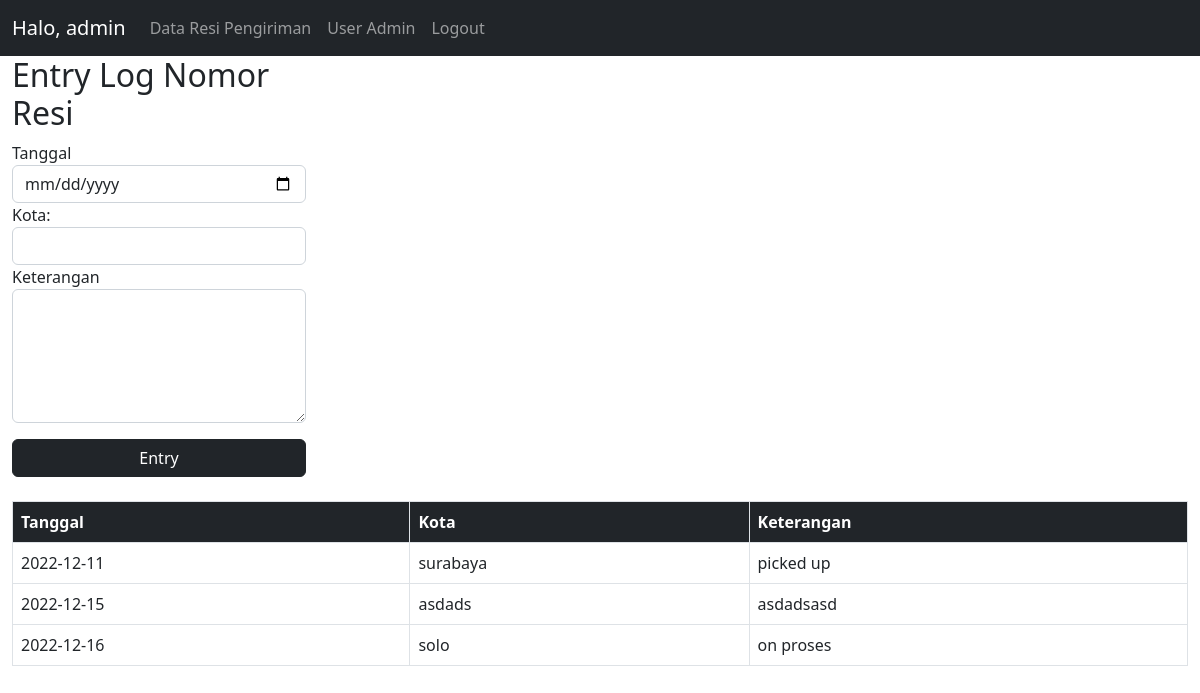
Screenshot of /admin/entryLogPage.php?resi=RS-001 (signed in) with the database file from the repository.
### tables this page shows
CREATE TABLE `detail_pengiriman` (
  `nomor_resi` varchar(10) NOT NULL,
  `tanggal` date NOT NULL,
  `kota` varchar(30) NOT NULL,
  `keterangan` varchar(50) NOT NULL
);

### admin/entryLogPage.php (the view, shortened to what this page needs)
<?php
require("../connect.php");
$username = $_SESSION['username'];
$resi = strtoupper($_GET['resi']);
$stmt = $conn->prepare("SELECT * FROM detail_pengiriman WHERE nomor_resi = '$resi' ORDER BY tanggal");
$stmt->execute();
$result = $stmt->fetchAll(PDO::FETCH_ASSOC);
?>
<!DOCTYPE html>
<html lang="en">
<head>
    <link href="https://cdn.jsdelivr.net/npm/bootstrap@5.2.3/dist/css/bootstrap.min.css" rel="stylesheet">
</head>
<body>
    <nav class="navbar navbar-dark navbar-expand-lg bg-dark">
        <div class="container-fluid">
            <a class="navbar-brand" href="#">Halo, <?= $username; ?></a>
            <div class="collapse navbar-collapse" id="navbarNavAltMarkup">
                <div class="navbar-nav">
                    <a class="nav-link" aria-current="page" href="index.php">Data Resi Pengiriman</a>
                    <a class="nav-link" href="#">User Admin</a>
                    <a class="nav-link" href="logout.php">Logout</a>
                </div>
            </div>
        </div>
    </nav>
    <div class="container-fluid d-flex flex-column">
        <div class="w-25 mb-2">
            <div>
                <h2>Entry Log Nomor Resi</h2>
            </div>
            <form action="" id="entry-log" method="POST">
                <label for="tanggal">Tanggal</label>
                <input type="date" name="tanggal" id="tanggal" class="form-control">
                <label for="resi">Kota:</label>
                <input type="text" class="form-control" name="kota" id="kota">
                <label for="keterangan">Keterangan</label>
                <textarea name="keterangan" id="keterangan"  rows="5" class="form-control"></textarea>
                <div class="d-grid gap-2 mt-3">
                    <button type="submit" class="btn btn-dark" name="submit" id="submit-log">Entry</button>
                </div>
            </form>
        </div>
        <div class="table-log mt-3">
            <table class="table table-bordered">
                <thead class="bg-dark text-white">
                    <th>Tanggal</th>
                    <th>Kota</th>
                    <th>Keterangan</th>
                </thead>
                <tbody>
                    <?php foreach ($result as $row) : ?>
                        <tr>
                            <td><?= $row['tanggal']; ?></td>
                            <td><?= $row['kota']; ?></td>
                            <td><?= $row['keterangan']; ?></td>
                        </tr>
                    <?php endforeach; ?>
                </tbody>
            </table>
        </div>
    </div>
</body>
</html>

### rows the page displays
detail_pengiriman: tanggal "2022-12-11", kota "surabaya", keterangan "picked up"
detail_pengiriman: tanggal "2022-12-15", kota "asdads", keterangan "asdadsasd"
detail_pengiriman: tanggal "2022-12-16", kota "solo", keterangan "on proses"

### other values shown
$username "admin"
